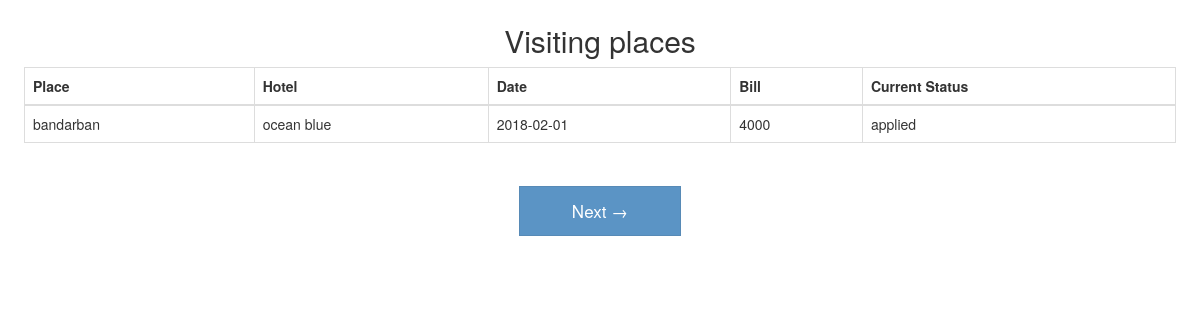
Screenshot of /user/booking.php (signed in) with the database file from the repository.
### tables this page shows
CREATE TABLE `bookingtable` (
  `id` int(11) NOT NULL,
  `bookingplace` varchar(100) NOT NULL,
  `hotel` varchar(100) NOT NULL,
  `bookedby` varchar(100) NOT NULL,
  `mobile` varchar(20) NOT NULL,
  `time` date NOT NULL,
  `TrxID` varchar(200) NOT NULL,
  `price` int(11) NOT NULL DEFAULT '0',
  `status` varchar(25) NOT NULL DEFAULT 'applied'
);

### user/booking.php (the view, shortened to what this page needs)
<?php
    require '../admin/header.php';
    require '../admin/sql.php';
	if(empty($_SESSION['user']) || empty($_SESSION['mail']))
		{
			header('location:login.php');
		}
	else
		{
			$start=$_GET["start"];
			$end=$_GET["end"];
			$checkSql="SELECT `bookingplace`, `hotel`, `time`, `status` , `price` FROM `bookingtable` WHERE `bookedby` ='".$_SESSION['mail']."' order by `time` DESC limit $start,$end";
			$result=$conn->query($checkSql);
		}
?>
<h2 class="text-center center-block">Visiting places</h2>
<div class="table-responsive">
 <table class="table table-bordered">
    <thead>
      <tr>
        <th>Place</th>
        <th>Hotel</th>
        <th>Date</th>
        <th>Bill</th>
        <th>Current Status</th>
      </tr>
    </thead>
    <tbody>
    <?php
    if($result->num_rows > 0)
    {
      while($allData=$result->fetch_assoc())
		  {
			echo "<tr>";
				echo "<td>".$allData["bookingplace"]."</td>";
				echo "<td>".$allData["hotel"]."</td>";
				echo "<td>".$allData["time"]."</td>";
				echo "<td>".$allData["price"]."</td>";
				echo "<td>".$allData["status"]."</td>";
			echo "</tr>";
		  }
	}
	else
	{
		echo "<h3>No results</h3>";
	}
    ?>
    </tbody>
 </table>
 </div>
<?php
echo '<a href="booking.php?start='.$_GET["start"].'&end='.$_GET["end"].'&button=next"><button type="button" class="text-center center-block btn btn-primary adminButton">Next &#8594</button></a>';
?>
</body>
</html>

### admin/header.php (style rules this page uses)
.adminButton { margin-top: 2%; padding: 12px 52px; font-size: 17px; border-radius: 0%; opacity: 0.80; }

### rows the page displays
bookingtable: bookingplace "bandarban", hotel "ocean blue", time "2018-02-01", price "4000", status "applied"
